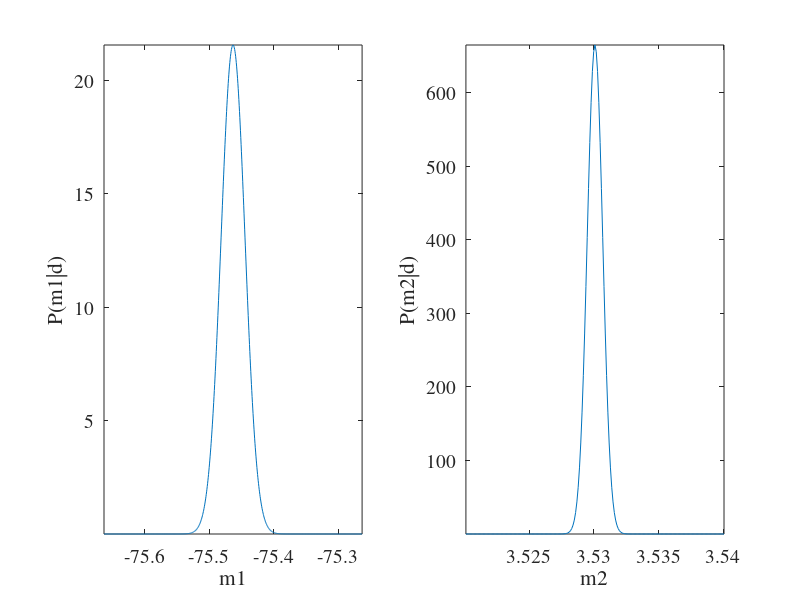

The MATLAB source for this figure:
function hw2_2
set(0,'defaulttextfontname','times','defaulttextfontsize',14);
set(0,'defaultaxesfontname','times','defaultaxesfontsize',14);

% load data
load ge118_hw2.mat
sigma = 0.1;   % data error
%%%%%%%%%%%%%%%%%%%%%%%%%%%%%%
% least squares
disp('*** start least squares ***');
[m1_ls,m2_ls,mcov] = least_square(x,y,sigma);

disp('model covariance matrix:');
disp(mcov);
%[V,D] = eig(mcov)  

disp('standard deviation of m1 and m2:');
disp(sqrt(diag(mcov)));

%%%%%%%%%%%%%%%%%%%%%%%%%%%%%%
% grid search
disp('*** start monte carlo ***');
%m1 = -200:0.1:50;
%m2 = 1:0.1:10;
% narrow the searching range
% so dm can be small enough to show the marginal pdf
m1 = (m1_ls - 0.2):0.0005:(m1_ls + 0.2);   
m2 = (m2_ls - 0.01):0.0001:(m2_ls + 0.01);
dm1 = m1(2) - m1(1);
dm2 = m2(2) - m2(1);

% L2 norm
[m1_l2,m2_l2,err_l2,err_all_l2] = grid_search(x,y,m1,m2,2);

% joint pdf
p_m1m2 = exp( -(err_all_l2-min(err_all_l2(:)))/(2*sigma^2) );
p_m1m2 = p_m1m2/(sum(p_m1m2(:))*dm1*dm2);

% marginal
p_m1 = dm2 * sum(p_m1m2,2);
p_m2 = dm1 * sum(p_m1m2,1);

m1 = m1(:);
m2 = m2(:);
p_m1 = p_m1(:);
p_m2 = p_m2(:);

figure;
subplot(121);
plot(m1,p_m1);
xlabel('m1'); ylabel('P(m1|d)');axis tight;
subplot(122)
plot(m2,p_m2);
xlabel('m2'); ylabel('P(m2|d)');axis tight;

% \sigma m1 m2
sigma_m1 = sqrt( dm1 * sum(p_m1 .* m1.^2) - (dm1 * sum(p_m1 .* m1)).^2 );
sigma_m2 = sqrt( dm2 * sum(p_m2 .* m2.^2) - (dm2 * sum(p_m2 .* m2)).^2 );
disp('standard deviation of m1 and m2:');
disp([sigma_m1 sigma_m2]);

end

% LEAST SQUARE SOLUTION
function [m1, m2, mcov] = least_square(xdata,ydata,sigma)
G = [ones(length(xdata),1) xdata(:)];
tmp = (G'*G)^(-1) * G' * ydata;
m1 = tmp(1);
m2 = tmp(2);
mcov = inv(G'*G/sigma^2);
end

% GRID SEARCH
function [m1_best,m2_best,err_best,err] = grid_search(xdata,ydata,m1,m2,flag)
% error over the model space
err = zeros(length(m1),length(m2));
for i = 1:length(m1)
    for j = 1:length(m2)
        err(i,j) = misfit(xdata,ydata,m1(i),m2(j),flag);
    end
end

% find the optimum solution
[err_best,id] = min(err(:));
[I,J] = ind2sub(size(err),id);
m1_best = m1(I);
m2_best = m2(J);
end

% CALCULATE THE MISFIT
function err = misfit(xdata,ydata,m1,m2,flag)
ypred = m1 + m2 * xdata;
if flag == 1       % L1 norm
    err = sum(abs(ypred-ydata));
elseif flag == 2   % L2 norm
    err = sum((ypred-ydata).^2);
end
end